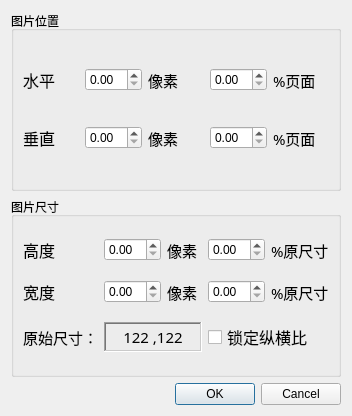
<?xml version="1.0" encoding="UTF-8"?>
<ui version="4.0">
 <class>ImagePropertiesDialog</class>
 <widget class="QDialog" name="ImagePropertiesDialog">
  <property name="geometry">
   <rect>
    <x>0</x>
    <y>0</y>
    <width>352</width>
    <height>416</height>
   </rect>
  </property>
  <property name="windowTitle">
   <string>图片设置窗口</string>
  </property>
  <layout class="QVBoxLayout" name="verticalLayout">
   <item>
    <widget class="QGroupBox" name="groupBox_2">
     <property name="title">
      <string>图片位置</string>
     </property>
     <layout class="QGridLayout" name="gridLayout_3">
      <item row="0" column="0">
       <widget class="QLabel" name="label_12">
        <property name="font">
         <font>
          <family>宋体</family>
          <pointsize>12</pointsize>
         </font>
        </property>
        <property name="text">
         <string>水平</string>
        </property>
       </widget>
      </item>
      <item row="0" column="1">
       <widget class="QDoubleSpinBox" name="xInPixel"/>
      </item>
      <item row="0" column="2">
       <widget class="QLabel" name="label_14">
        <property name="font">
         <font>
          <family>宋体</family>
          <pointsize>11</pointsize>
          <underline>false</underline>
         </font>
        </property>
        <property name="text">
         <string>像素</string>
        </property>
       </widget>
      </item>
      <item row="0" column="3">
       <widget class="QDoubleSpinBox" name="xInPercentage"/>
      </item>
      <item row="0" column="4">
       <widget class="QLabel" name="label_16">
        <property name="font">
         <font>
          <family>宋体</family>
          <pointsize>11</pointsize>
          <underline>false</underline>
         </font>
        </property>
        <property name="text">
         <string>%页面</string>
        </property>
       </widget>
      </item>
      <item row="1" column="0">
       <widget class="QLabel" name="label_13">
        <property name="font">
         <font>
          <family>宋体</family>
          <pointsize>12</pointsize>
         </font>
        </property>
        <property name="text">
         <string>垂直</string>
        </property>
       </widget>
      </item>
      <item row="1" column="1">
       <widget class="QDoubleSpinBox" name="yInPixel"/>
      </item>
      <item row="1" column="2">
       <widget class="QLabel" name="label_15">
        <property name="font">
         <font>
          <family>宋体</family>
          <pointsize>11</pointsize>
          <underline>false</underline>
         </font>
        </property>
        <property name="text">
         <string>像素</string>
        </property>
       </widget>
      </item>
      <item row="1" column="3">
       <widget class="QDoubleSpinBox" name="yInPercentage"/>
      </item>
      <item row="1" column="4">
       <widget class="QLabel" name="label_17">
        <property name="font">
         <font>
          <family>宋体</family>
          <pointsize>11</pointsize>
          <underline>false</underline>
         </font>
        </property>
        <property name="text">
         <string>%页面</string>
        </property>
       </widget>
      </item>
     </layout>
    </widget>
   </item>
   <item>
    <widget class="QGroupBox" name="groupBox">
     <property name="title">
      <string>图片尺寸</string>
     </property>
     <layout class="QGridLayout" name="gridLayout_2">
      <item row="0" column="0">
       <widget class="QLabel" name="label_3">
        <property name="font">
         <font>
          <family>宋体</family>
          <pointsize>12</pointsize>
         </font>
        </property>
        <property name="text">
         <string>高度</string>
        </property>
       </widget>
      </item>
      <item row="0" column="1">
       <widget class="QDoubleSpinBox" name="HeightInPixel"/>
      </item>
      <item row="0" column="2">
       <widget class="QLabel" name="label_5">
        <property name="font">
         <font>
          <family>宋体</family>
          <pointsize>11</pointsize>
          <underline>false</underline>
         </font>
        </property>
        <property name="text">
         <string>像素</string>
        </property>
       </widget>
      </item>
      <item row="0" column="3">
       <widget class="QDoubleSpinBox" name="HeightInPercentage"/>
      </item>
      <item row="0" column="4">
       <widget class="QLabel" name="label_7">
        <property name="font">
         <font>
          <family>宋体</family>
          <pointsize>11</pointsize>
          <underline>false</underline>
         </font>
        </property>
        <property name="text">
         <string>%原尺寸</string>
        </property>
       </widget>
      </item>
      <item row="1" column="0">
       <widget class="QLabel" name="label_4">
        <property name="font">
         <font>
          <family>宋体</family>
          <pointsize>12</pointsize>
         </font>
        </property>
        <property name="text">
         <string>宽度</string>
        </property>
       </widget>
      </item>
      <item row="1" column="1">
       <widget class="QDoubleSpinBox" name="WidthInPixel"/>
      </item>
      <item row="1" column="2">
       <widget class="QLabel" name="label_6">
        <property name="font">
         <font>
          <family>宋体</family>
          <pointsize>11</pointsize>
          <underline>false</underline>
         </font>
        </property>
        <property name="text">
         <string>像素</string>
        </property>
       </widget>
      </item>
      <item row="1" column="3">
       <widget class="QDoubleSpinBox" name="WidthInPercentage"/>
      </item>
      <item row="1" column="4">
       <widget class="QLabel" name="label_8">
        <property name="font">
         <font>
          <family>宋体</family>
          <pointsize>11</pointsize>
          <underline>false</underline>
         </font>
        </property>
        <property name="text">
         <string>%原尺寸</string>
        </property>
       </widget>
      </item>
      <item row="2" column="0">
       <widget class="QLabel" name="label_9">
        <property name="font">
         <font>
          <family>宋体</family>
          <pointsize>11</pointsize>
         </font>
        </property>
        <property name="text">
         <string>原始尺寸：</string>
        </property>
       </widget>
      </item>
      <item row="2" column="1" colspan="2">
       <widget class="QLabel" name="InitialSize">
        <property name="font">
         <font>
          <family>Agency FB</family>
          <pointsize>11</pointsize>
         </font>
        </property>
        <property name="frameShape">
         <enum>QFrame::WinPanel</enum>
        </property>
        <property name="frameShadow">
         <enum>QFrame::Sunken</enum>
        </property>
        <property name="text">
         <string>122 ,122</string>
        </property>
        <property name="alignment">
         <set>Qt::AlignCenter</set>
        </property>
       </widget>
      </item>
      <item row="2" column="3" colspan="2">
       <widget class="QCheckBox" name="LockRatio">
        <property name="font">
         <font>
          <family>宋体</family>
          <pointsize>12</pointsize>
         </font>
        </property>
        <property name="text">
         <string>锁定纵横比</string>
        </property>
       </widget>
      </item>
     </layout>
    </widget>
   </item>
   <item>
    <widget class="QDialogButtonBox" name="EnableChangeOfProperties">
     <property name="orientation">
      <enum>Qt::Horizontal</enum>
     </property>
     <property name="standardButtons">
      <set>QDialogButtonBox::Cancel|QDialogButtonBox::Ok</set>
     </property>
    </widget>
   </item>
  </layout>
 </widget>
 <resources/>
 <connections>
  <connection>
   <sender>EnableChangeOfProperties</sender>
   <signal>accepted()</signal>
   <receiver>ImagePropertiesDialog</receiver>
   <slot>accept()</slot>
   <hints>
    <hint type="sourcelabel">
     <x>298</x>
     <y>294</y>
    </hint>
    <hint type="destinationlabel">
     <x>157</x>
     <y>274</y>
    </hint>
   </hints>
  </connection>
  <connection>
   <sender>EnableChangeOfProperties</sender>
   <signal>rejected()</signal>
   <receiver>ImagePropertiesDialog</receiver>
   <slot>reject()</slot>
   <hints>
    <hint type="sourcelabel">
     <x>366</x>
     <y>300</y>
    </hint>
    <hint type="destinationlabel">
     <x>286</x>
     <y>274</y>
    </hint>
   </hints>
  </connection>
 </connections>
</ui>
